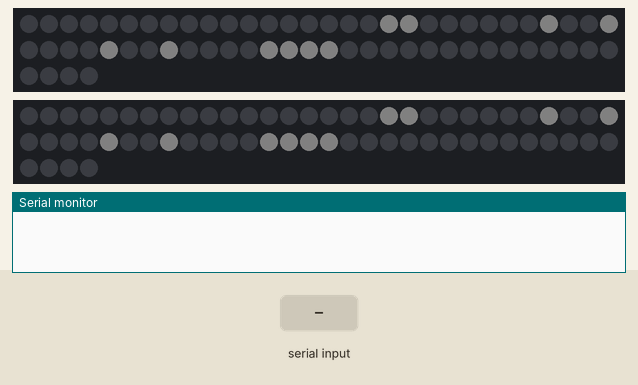
Simulated run of this sketch. Board: Arduino Mega 2560, built with avr-gcc and run on an emulated ATmega2560. On the bench: 2 × 64 RGB LEDs in strip order, left to right, continuing on the next row, the last lines printed to the serial monitor. The test bench sets the inputs (shaded band). Dim RGB values are drawn brighter than linear.

Above: at 1.2 s.
1.3 s: "connect" received over Serial
At 5.19 s:
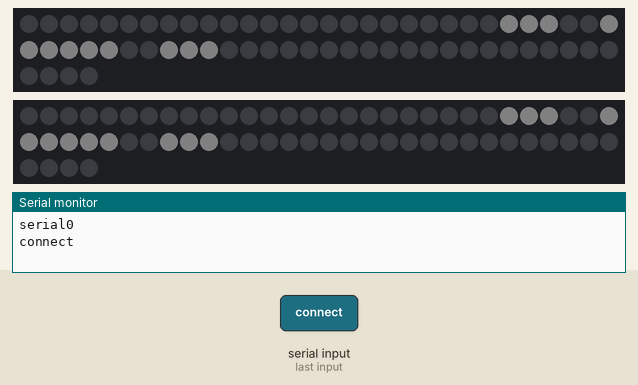
At 6.6 s:
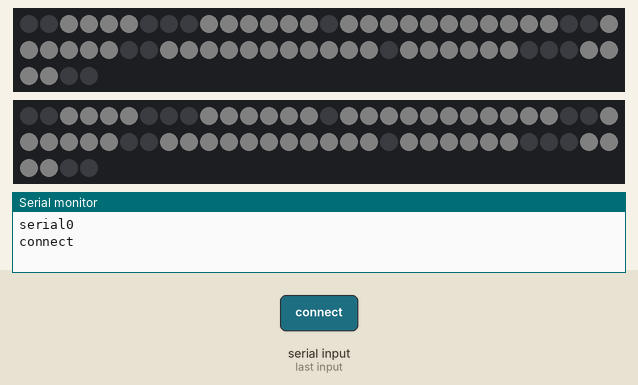
14.3 s: "inference" received over Serial
16.9 s: byte 3 (3) received over Serial
19.4 s: byte 4 (4) received over Serial
21.8 s: "1" received over Serial
Timing chart, 0 to 24.8 s (numbered marks = the images above; inputs shaded):
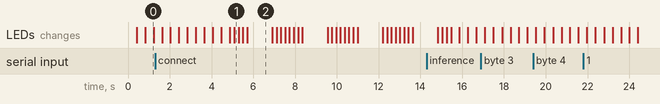

Measured:
- after the input at 1.3 s, the LEDs: first differ from a run without the input after 3.6 s (image 1 shows a later state)

The sketch:

eyes.ino
```cpp
    #include <FastLED.h>
    #define NUM_LEDS 64
    #define DATA_PIN 3
    #define DATA_PIN2 9

    int BPM = 400;

    bool start;
    bool socketConnected;
    //bool hasBeenConnected = false;
    bool inference;
    bool sing;

    CRGB leds[NUM_LEDS];

    void setup() {
      Serial.begin(9600);
      Serial1.begin(9600);


    start = true;
    socketConnected = false;
    //hasBeenConnected = false;
    inference = false;
    sing = false;

      FastLED.addLeds<NEOPIXEL, DATA_PIN>(leds, NUM_LEDS);
      FastLED.addLeds<NEOPIXEL, DATA_PIN2>(leds, NUM_LEDS);

      FastLED.setBrightness(5);
   }

   void loop() {

    readSerialPort();

    if(start){
      laden_1();
      delay(BPM);
      laden_2();
      delay(BPM);
      laden_3();
      delay(BPM);
      laden_4();
      delay(BPM);
      laden_5();
      delay(BPM);
      laden_6();
      delay(BPM);
      laden_7();
      delay(BPM);
      laden_8();
      delay(BPM);
      laden_9();
      delay(BPM);
      laden_10();
      delay(BPM);
      laden_11();
      delay(BPM);
      laden_12();
      delay(BPM);
    } else if(socketConnected) {
      FastLED.clear();
      FastLED.show();
      delay(BPM/2);
      open_1();
      delay(BPM/2);
      open_2();
      delay(BPM/2);
      open_3();
      delay(BPM/2);
      open_4();
      delay(BPM*3);
      open_3();
      delay(BPM/2);
      open_2();
      delay(BPM/2);
      open_1();
      delay(BPM/2);
    } else if(inference){
      kijken_1();
      delay(BPM);
      kijken_2();
      delay(BPM);
      kijken_3();
      delay(BPM);
      kijken_4();
      delay(BPM);
      kijken_3();
      delay(BPM);
      kijken_2();
      delay(BPM);
    }else if (sing){
      spelen_1();
      delay(BPM);
      spelen_2();
      delay(BPM);
      spelen_3();
      delay(BPM);
      spelen_4();
      delay(BPM);
      spelen_3();
      delay(BPM);
      spelen_2();
      delay(BPM);
    }
   }

   void readSerialPort (){
    //Serial.println("reading");
    int num = 0;
    String msg = "";
    if(Serial.available()>0){
      Serial.println("serial0");
      delay(10);
      while(Serial.available()>0){
        msg += (char)Serial.read();
      }
    }
    if(Serial1.available()>0){
      Serial.println("serial1");
      delay(10);
      while(Serial1.available()>0){
        num = Serial1.read();
      }
    }
          Serial.println(msg);
     if(msg == "connect"){
      start = false;
      socketConnected = true;
      //hasBeenConnected = true;

      inference = false;
      sing = false;

     } else if(msg == "inference"){
      socketConnected = false;
      inference = true;

      start = false;
      sing = false;
     } else if(num == 3){
     inference = false;
     sing = true;

     start = false;
     socketConnected = false;
     }
     else if(num == 4){
     socketConnected = true;
     sing = false;

     start = false;
      inference = false;
     }
   }

    void laden_1 () {
      FastLED.clear();
        leds[20] = CRGB::White;
        leds[21] = CRGB::White;
        leds[29] = CRGB::White;
        leds[37] = CRGB::White;
        leds[45] = CRGB::White;
        leds[44] = CRGB::White;
        leds[43] = CRGB::White;
        leds[42] = CRGB::White;
        leds[34] = CRGB::White;
        leds[26] = CRGB::White;

        FastLED.show();
    }

    void laden_2 () {
      FastLED.clear();
        leds[18] = CRGB::White;
        leds[21] = CRGB::White;
        leds[29] = CRGB::White;
        leds[37] = CRGB::White;
        leds[45] = CRGB::White;
        leds[44] = CRGB::White;
        leds[43] = CRGB::White;
        leds[42] = CRGB::White;
        leds[34] = CRGB::White;
        leds[26] = CRGB::White;

        FastLED.show();
    }

    void laden_3 () {
      FastLED.clear();
        leds[18] = CRGB::White;
        leds[19] = CRGB::White;
        leds[29] = CRGB::White;
        leds[37] = CRGB::White;
        leds[45] = CRGB::White;
        leds[44] = CRGB::White;
        leds[43] = CRGB::White;
        leds[42] = CRGB::White;
        leds[34] = CRGB::White;
        leds[26] = CRGB::White;

        FastLED.show();
    }

        void laden_4 () {
      FastLED.clear();
        leds[18] = CRGB::White;
        leds[19] = CRGB::White;
        leds[20] = CRGB::White;
        leds[37] = CRGB::White;
        leds[45] = CRGB::White;
        leds[44] = CRGB::White;
        leds[43] = CRGB::White;
        leds[42] = CRGB::White;
        leds[34] = CRGB::White;
        leds[26] = CRGB::White;

        FastLED.show();
    }

        void laden_5 () {
      FastLED.clear();
        leds[18] = CRGB::White;
        leds[19] = CRGB::White;
        leds[20] = CRGB::White;
        leds[21] = CRGB::White;
        leds[45] = CRGB::White;
        leds[44] = CRGB::White;
        leds[43] = CRGB::White;
        leds[42] = CRGB::White;
        leds[34] = CRGB::White;
        leds[26] = CRGB::White;

        FastLED.show();
    }


        void laden_6 () {
      FastLED.clear();
        leds[18] = CRGB::White;
        leds[19] = CRGB::White;
        leds[20] = CRGB::White;
        leds[21] = CRGB::White;
        leds[29] = CRGB::White;
        leds[44] = CRGB::White;
        leds[43] = CRGB::White;
        leds[42] = CRGB::White;
        leds[34] = CRGB::White;
        leds[26] = CRGB::White;

        FastLED.show();
    }

        void laden_7 () {
      FastLED.clear();
        leds[18] = CRGB::White;
        leds[19] = CRGB::White;
        leds[20] = CRGB::White;
        leds[21] = CRGB::White;
        leds[29] = CRGB::White;
        leds[37] = CRGB::White;
        leds[43] = CRGB::White;
        leds[42] = CRGB::White;
        leds[34] = CRGB::White;
        leds[26] = CRGB::White;

        FastLED.show();
    }


        void laden_8 () {
      FastLED.clear();
        leds[18] = CRGB::White;
        leds[19] = CRGB::White;
        leds[20] = CRGB::White;
        leds[21] = CRGB::White;
        leds[29] = CRGB::White;
        leds[37] = CRGB::White;
        leds[45] = CRGB::White;
        leds[42] = CRGB::White;
        leds[34] = CRGB::White;
        leds[26] = CRGB::White;

        FastLED.show();
    }

        void laden_9 () {
      FastLED.clear();
        leds[18] = CRGB::White;
        leds[19] = CRGB::White;
        leds[20] = CRGB::White;
        leds[21] = CRGB::White;
        leds[29] = CRGB::White;
        leds[37] = CRGB::White;
        leds[45] = CRGB::White;
        leds[44] = CRGB::White;
        leds[34] = CRGB::White;
        leds[26] = CRGB::White;

        FastLED.show();
    }

        void laden_10 () {
      FastLED.clear();
        leds[18] = CRGB::White;
        leds[19] = CRGB::White;
        leds[20] = CRGB::White;
        leds[21] = CRGB::White;
        leds[29] = CRGB::White;
        leds[37] = CRGB::White;
        leds[45] = CRGB::White;
        leds[44] = CRGB::White;
        leds[43] = CRGB::White;
        leds[26] = CRGB::White;

        FastLED.show();
    }


        void laden_11 () {
      FastLED.clear();
        leds[18] = CRGB::White;
        leds[19] = CRGB::White;
        leds[20] = CRGB::White;
        leds[21] = CRGB::White;
        leds[29] = CRGB::White;
        leds[37] = CRGB::White;
        leds[45] = CRGB::White;
        leds[44] = CRGB::White;
        leds[43] = CRGB::White;
        leds[42] = CRGB::White;

        FastLED.show();
    }

        void laden_12 () {
      FastLED.clear();
        leds[34] = CRGB::White;
        leds[19] = CRGB::White;
        leds[20] = CRGB::White;
        leds[21] = CRGB::White;
        leds[29] = CRGB::White;
        leds[37] = CRGB::White;
        leds[45] = CRGB::White;
        leds[44] = CRGB::White;
        leds[43] = CRGB::White;
        leds[42] = CRGB::White;

        FastLED.show();
    }


    void spelen_1 () {
      FastLED.clear();
        leds[27] = CRGB::White;
        leds[31] = CRGB::White;
        leds[36] = CRGB::White;
        leds[37] = CRGB::White;
        leds[38] = CRGB::White;

        FastLED.show();
    }
        void spelen_2 () {
        FastLED.clear();
        leds[34] = CRGB::White;
        leds[38] = CRGB::White;
        leds[43] = CRGB::White;
        leds[44] = CRGB::White;
        leds[45] = CRGB::White;

        FastLED.show();
    }
        void spelen_3 () {
        FastLED.clear();
        leds[33] = CRGB::White;
        leds[37] = CRGB::White;
        leds[42] = CRGB::White;
        leds[43] = CRGB::White;
        leds[44] = CRGB::White;

        FastLED.show();
    }

         void spelen_4 () {
        FastLED.clear();
        leds[24] = CRGB::White;
        leds[33] = CRGB::White;
        leds[34] = CRGB::White;
        leds[35] = CRGB::White;
        leds[28] = CRGB::White;

        FastLED.show();
    }

     void open_1 () {
      FastLED.clear();
        leds[24] = CRGB::White;
        leds[25] = CRGB::White;
        leds[26] = CRGB::White;
        leds[29] = CRGB::White;
        leds[30] = CRGB::White;
        leds[31] = CRGB::White;
        leds[32] = CRGB::White;
        leds[33] = CRGB::White;
        leds[34] = CRGB::White;
        leds[37] = CRGB::White;
        leds[38] = CRGB::White;
        leds[39] = CRGB::White;
        FastLED.show();
    }

         void open_0 () {
      FastLED.clear();

    }

     void open_2 () {
      FastLED.clear();
        leds[16] = CRGB::White;
        leds[17] = CRGB::White;
        leds[18] = CRGB::White;
        leds[19] = CRGB::White;
        leds[20] = CRGB::White;
        leds[21] = CRGB::White;
        leds[22] = CRGB::White;
        leds[23] = CRGB::White;
        leds[24] = CRGB::White;
        leds[25] = CRGB::White;
        leds[26] = CRGB::White;
        leds[29] = CRGB::White;
        leds[30] = CRGB::White;
        leds[31] = CRGB::White;
        leds[32] = CRGB::White;
        leds[33] = CRGB::White;
        leds[34] = CRGB::White;
        leds[37] = CRGB::White;
        leds[38] = CRGB::White;
        leds[39] = CRGB::White;
        leds[40] = CRGB::White;
        leds[41] = CRGB::White;
        leds[42] = CRGB::White;
        leds[43] = CRGB::White;
        leds[44] = CRGB::White;
        leds[45] = CRGB::White;
        leds[46] = CRGB::White;
        leds[47] = CRGB::White;
        FastLED.show();
    }

    void open_3 () {
      FastLED.clear();
        leds[9] = CRGB::White;
        leds[10] = CRGB::White;
        leds[11] = CRGB::White;
        leds[12] = CRGB::White;
        leds[13] = CRGB::White;
        leds[14] = CRGB::White;
        leds[16] = CRGB::White;
        leds[17] = CRGB::White;
        leds[18] = CRGB::White;
        leds[19] = CRGB::White;
        leds[20] = CRGB::White;
        leds[21] = CRGB::White;
        leds[22] = CRGB::White;
        leds[23] = CRGB::White;
        leds[24] = CRGB::White;
        leds[25] = CRGB::White;
        leds[26] = CRGB::White;
        leds[29] = CRGB::White;
        leds[30] = CRGB::White;
        leds[31] = CRGB::White;
        leds[32] = CRGB::White;
        leds[33] = CRGB::White;
        leds[34] = CRGB::White;
        leds[37] = CRGB::White;
        leds[38] = CRGB::White;
        leds[39] = CRGB::White;
        leds[40] = CRGB::White;
        leds[41] = CRGB::White;
        leds[42] = CRGB::White;
        leds[43] = CRGB::White;
        leds[44] = CRGB::White;
        leds[45] = CRGB::White;
        leds[46] = CRGB::White;
        leds[47] = CRGB::White;
        leds[49] = CRGB::White;
        leds[50] = CRGB::White;
        leds[51] = CRGB::White;
        leds[52] = CRGB::White;
        leds[53] = CRGB::White;
        leds[54] = CRGB::White;
        FastLED.show();
    }

    void open_4 () {
      FastLED.clear();
      leds[2] = CRGB::White;
        leds[3] = CRGB::White;
        leds[4] = CRGB::White;
        leds[5] = CRGB::White;
        leds[9] = CRGB::White;
        leds[10] = CRGB::White;
        leds[11] = CRGB::White;
        leds[12] = CRGB::White;
        leds[13] = CRGB::White;
        leds[14] = CRGB::White;
        leds[16] = CRGB::White;
        leds[17] = CRGB::White;
        leds[18] = CRGB::White;
        leds[19] = CRGB::White;
        leds[20] = CRGB::White;
        leds[21] = CRGB::White;
        leds[22] = CRGB::White;
        leds[23] = CRGB::White;
        leds[24] = CRGB::White;
        leds[25] = CRGB::White;
        leds[26] = CRGB::White;
        leds[29] = CRGB::White;
        leds[30] = CRGB::White;
        leds[31] = CRGB::White;
        leds[32] = CRGB::White;
        leds[33] = CRGB::White;
        leds[34] = CRGB::White;
        leds[37] = CRGB::White;
        leds[38] = CRGB::White;
        leds[39] = CRGB::White;
        leds[40] = CRGB::White;
        leds[41] = CRGB::White;
        leds[42] = CRGB::White;
        leds[43] = CRGB::White;
        leds[44] = CRGB::White;
        leds[45] = CRGB::White;
        leds[46] = CRGB::White;
        leds[47] = CRGB::White;
        leds[49] = CRGB::White;
        leds[50] = CRGB::White;
        leds[51] = CRGB::White;
        leds[52] = CRGB::White;
        leds[53] = CRGB::White;
        leds[54] = CRGB::White;
        leds[58] = CRGB::White;
        leds[59] = CRGB::White;
        leds[60] = CRGB::White;
        leds[61] = CRGB::White;
        FastLED.show();
    }


        void kijken_1 () {
      FastLED.clear();
        leds[2] = CRGB::White;
        leds[3] = CRGB::White;
        leds[4] = CRGB::White;
        leds[5] = CRGB::White;
        leds[9] = CRGB::White;
        leds[2] = CRGB::White;
        leds[3] = CRGB::White;
        leds[4] = CRGB::White;
        leds[5] = CRGB::White;
        leds[9] = CRGB::White;
        leds[10] = CRGB::White;
        leds[11] = CRGB::White;
        leds[12] = CRGB::White;
        leds[13] = CRGB::White;
        leds[14] = CRGB::White;
        leds[16] = CRGB::White;
        leds[17] = CRGB::White;
        leds[18] = CRGB::White;
        leds[19] = CRGB::White;
        leds[20] = CRGB::White;
        leds[21] = CRGB::White;
        leds[22] = CRGB::White;
        leds[23] = CRGB::White;
        leds[26] = CRGB::White;
        leds[27] = CRGB::White;
        leds[28] = CRGB::White;
        leds[29] = CRGB::White;
        leds[30] = CRGB::White;
        leds[31] = CRGB::White;
        leds[34] = CRGB::White;
        leds[35] = CRGB::White;
        leds[36] = CRGB::White;
        leds[37] = CRGB::White;
        leds[38] = CRGB::White;
        leds[39] = CRGB::White;
        leds[40] = CRGB::White;
        leds[41] = CRGB::White;
        leds[42] = CRGB::White;
        leds[43] = CRGB::White;
        leds[44] = CRGB::White;
        leds[45] = CRGB::White;
        leds[46] = CRGB::White;
        leds[47] = CRGB::White;
        leds[49] = CRGB::White;
        leds[50] = CRGB::White;
        leds[51] = CRGB::White;
        leds[52] = CRGB::White;
        leds[53] = CRGB::White;
        leds[54] = CRGB::White;
        leds[58] = CRGB::White;
        leds[59] = CRGB::White;
        leds[60] = CRGB::White;
        leds[61] = CRGB::White;
        FastLED.show();
    }


        void kijken_2 () {
      FastLED.clear();
        leds[2] = CRGB::White;
        leds[3] = CRGB::White;
        leds[4] = CRGB::White;
        leds[5] = CRGB::White;
        leds[9] = CRGB::White;
        leds[2] = CRGB::White;
        leds[3] = CRGB::White;
        leds[4] = CRGB::White;
        leds[5] = CRGB::White;
        leds[9] = CRGB::White;
        leds[10] = CRGB::White;
        leds[11] = CRGB::White;
        leds[12] = CRGB::White;
        leds[13] = CRGB::White;
        leds[14] = CRGB::White;
        leds[16] = CRGB::White;
        leds[17] = CRGB::White;
        leds[18] = CRGB::White;
        leds[19] = CRGB::White;
        leds[20] = CRGB::White;
        leds[21] = CRGB::White;
        leds[22] = CRGB::White;
        leds[23] = CRGB::White;
        leds[24] = CRGB::White;
        leds[25] = CRGB::White;
        leds[28] = CRGB::White;
        leds[29] = CRGB::White;
        leds[30] = CRGB::White;
        leds[31] = CRGB::White;
        leds[32] = CRGB::White;
        leds[33] = CRGB::White;
        leds[36] = CRGB::White;
        leds[37] = CRGB::White;
        leds[38] = CRGB::White;
        leds[39] = CRGB::White;
        leds[40] = CRGB::White;
        leds[41] = CRGB::White;
        leds[42] = CRGB::White;
        leds[43] = CRGB::White;
        leds[44] = CRGB::White;
        leds[45] = CRGB::White;
        leds[46] = CRGB::White;
        leds[47] = CRGB::White;
        leds[49] = CRGB::White;
        leds[50] = CRGB::White;
        leds[51] = CRGB::White;
        leds[52] = CRGB::White;
        leds[53] = CRGB::White;
        leds[54] = CRGB::White;
        leds[58] = CRGB::White;
        leds[59] = CRGB::White;
        leds[60] = CRGB::White;
        leds[61] = CRGB::White;
        FastLED.show();
    }

            void kijken_3 () {
      FastLED.clear();
        leds[2] = CRGB::White;
        leds[3] = CRGB::White;
        leds[4] = CRGB::White;
        leds[5] = CRGB::White;
        leds[9] = CRGB::White;
        leds[2] = CRGB::White;
        leds[3] = CRGB::White;
        leds[4] = CRGB::White;
        leds[5] = CRGB::White;
        leds[9] = CRGB::White;
        leds[10] = CRGB::White;
        leds[11] = CRGB::White;
        leds[12] = CRGB::White;
        leds[13] = CRGB::White;
        leds[14] = CRGB::White;
        leds[16] = CRGB::White;
        leds[17] = CRGB::White;
        leds[18] = CRGB::White;
        leds[19] = CRGB::White;
        leds[20] = CRGB::White;
        leds[21] = CRGB::White;
        leds[22] = CRGB::White;
        leds[23] = CRGB::White;
        leds[24] = CRGB::White;
        leds[25] = CRGB::White;
        leds[26] = CRGB::White;
        leds[27] = CRGB::White;
        leds[30] = CRGB::White;
        leds[31] = CRGB::White;
        leds[32] = CRGB::White;
        leds[33] = CRGB::White;
        leds[34] = CRGB::White;
        leds[35] = CRGB::White;
        leds[38] = CRGB::White;
        leds[39] = CRGB::White;
        leds[40] = CRGB::White;
        leds[41] = CRGB::White;
        leds[42] = CRGB::White;
        leds[43] = CRGB::White;
        leds[44] = CRGB::White;
        leds[45] = CRGB::White;
        leds[46] = CRGB::White;
        leds[47] = CRGB::White;
        leds[49] = CRGB::White;
        leds[50] = CRGB::White;
        leds[51] = CRGB::White;
        leds[52] = CRGB::White;
        leds[53] = CRGB::White;
        leds[54] = CRGB::White;
        leds[58] = CRGB::White;
        leds[59] = CRGB::White;
        leds[60] = CRGB::White;
        leds[61] = CRGB::White;
        FastLED.show();
    }

                void kijken_4 () {
      FastLED.clear();
        leds[2] = CRGB::White;
        leds[3] = CRGB::White;
        leds[4] = CRGB::White;
        leds[5] = CRGB::White;
        leds[9] = CRGB::White;
        leds[2] = CRGB::White;
        leds[3] = CRGB::White;
        leds[4] = CRGB::White;
        leds[5] = CRGB::White;
        leds[9] = CRGB::White;
        leds[10] = CRGB::White;
        leds[11] = CRGB::White;
        leds[12] = CRGB::White;
        leds[13] = CRGB::White;
        leds[14] = CRGB::White;
        leds[16] = CRGB::White;
        leds[17] = CRGB::White;
        leds[18] = CRGB::White;
        leds[19] = CRGB::White;
        leds[20] = CRGB::White;
        leds[21] = CRGB::White;
        leds[22] = CRGB::White;
        leds[23] = CRGB::White;
        leds[24] = CRGB::White;
        leds[25] = CRGB::White;
        leds[26] = CRGB::White;
        leds[27] = CRGB::White;
        leds[28] = CRGB::White;
        leds[29] = CRGB::White;
        leds[32] = CRGB::White;
        leds[33] = CRGB::White;
        leds[34] = CRGB::White;
        leds[35] = CRGB::White;
        leds[36] = CRGB::White;
        leds[37] = CRGB::White;
        leds[40] = CRGB::White;
        leds[41] = CRGB::White;
        leds[42] = CRGB::White;
        leds[43] = CRGB::White;
        leds[44] = CRGB::White;
        leds[45] = CRGB::White;
        leds[46] = CRGB::White;
        leds[47] = CRGB::White;
        leds[49] = CRGB::White;
        leds[50] = CRGB::White;
        leds[51] = CRGB::White;
        leds[52] = CRGB::White;
        leds[53] = CRGB::White;
        leds[54] = CRGB::White;
        leds[58] = CRGB::White;
        leds[59] = CRGB::White;
        leds[60] = CRGB::White;
        leds[61] = CRGB::White;
        FastLED.show();
    }

                void fout () {
      FastLED.clear();
        leds[2] = CRGB::White;
        leds[3] = CRGB::White;
        leds[4] = CRGB::White;
        leds[5] = CRGB::White;
        leds[9] = CRGB::White;
        leds[2] = CRGB::White;
        leds[3] = CRGB::White;
        leds[4] = CRGB::White;
        leds[5] = CRGB::White;
        leds[9] = CRGB::White;
        leds[10] = CRGB::White;
        leds[11] = CRGB::White;
        leds[12] = CRGB::White;
        leds[13] = CRGB::White;
        leds[14] = CRGB::White;
        leds[16] = CRGB::White;
        leds[17] = CRGB::White;
        leds[18] = CRGB::White;
        leds[19] = CRGB::White;
        leds[20] = CRGB::White;
        leds[21] = CRGB::White;
        leds[22] = CRGB::White;
        leds[23] = CRGB::White;

        leds[40] = CRGB::White;
        leds[41] = CRGB::White;
        leds[42] = CRGB::White;
        leds[43] = CRGB::White;
        leds[44] = CRGB::White;
        leds[45] = CRGB::White;
        leds[46] = CRGB::White;
        leds[47] = CRGB::White;
        leds[49] = CRGB::White;
        leds[50] = CRGB::White;
        leds[51] = CRGB::White;
        leds[52] = CRGB::White;
        leds[53] = CRGB::White;
        leds[54] = CRGB::White;
        leds[58] = CRGB::White;
        leds[59] = CRGB::White;
        leds[60] = CRGB::White;
        leds[61] = CRGB::White;
        FastLED.show();
    }
```
